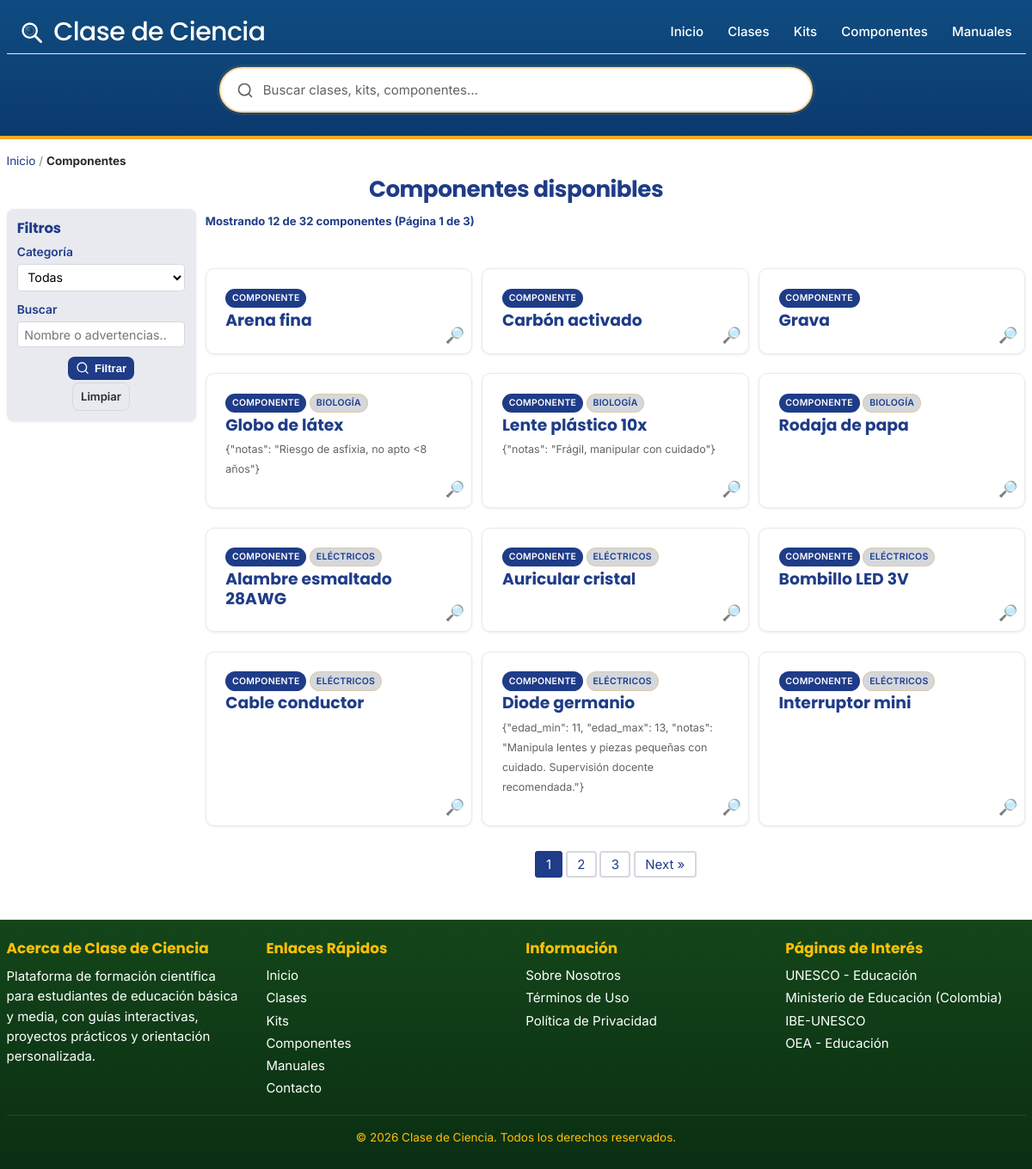
The app's page /componentes, older data.
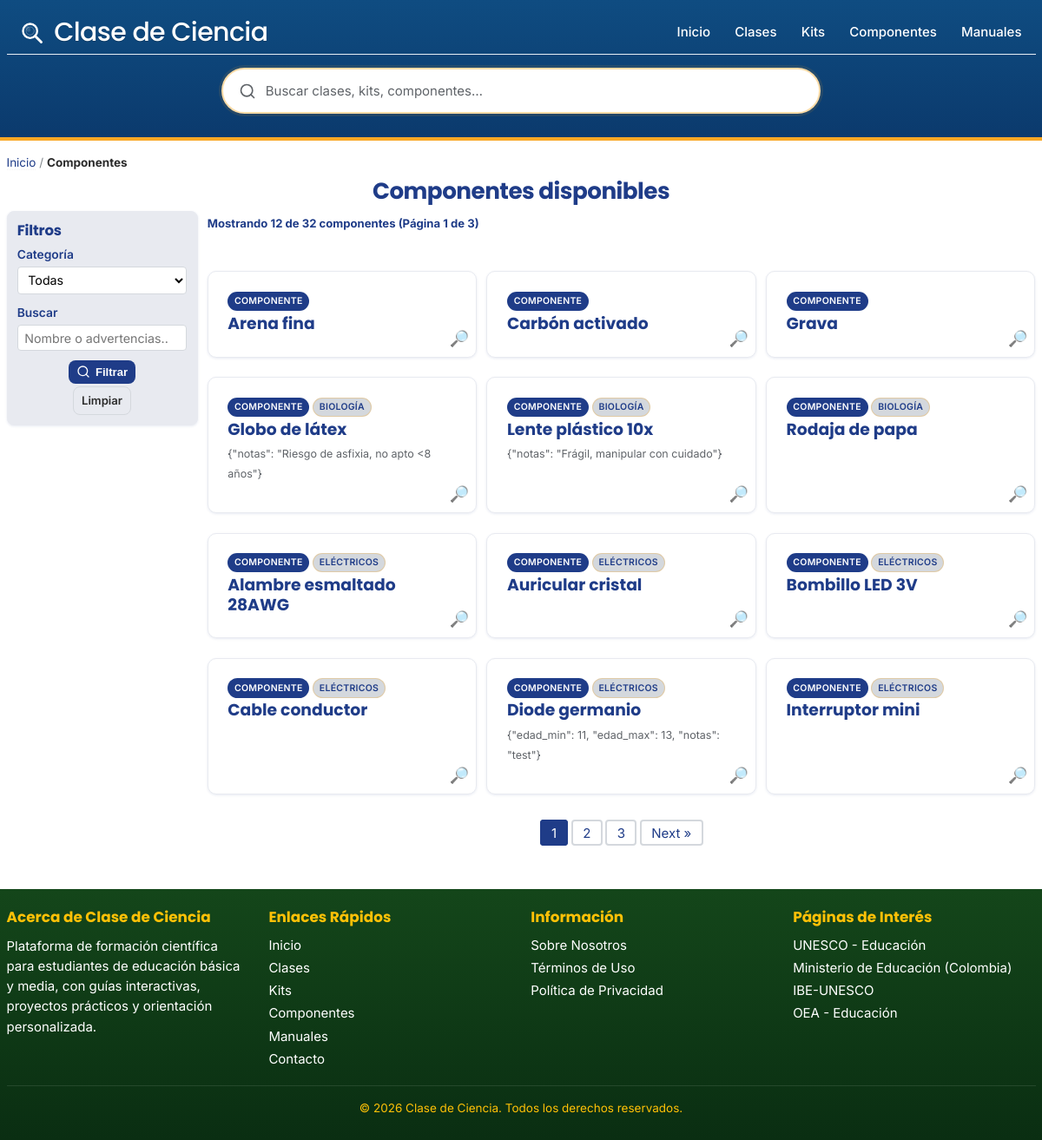
The same page, newer data.
### tables this page shows
CREATE TABLE `kit_items` (
  `id` int(11) NOT NULL,
  `nombre_comun` varchar(160) NOT NULL,
  `slug` varchar(191) DEFAULT NULL,
  `categoria_id` int(11) DEFAULT NULL,
  `advertencias_seguridad` longtext DEFAULT NULL CHECK (json_valid(`advertencias_seguridad`)),
  `descripcion_html` mediumtext DEFAULT NULL COMMENT 'Descripción en HTML del componente',
  `foto_url` varchar(255) DEFAULT NULL COMMENT 'URL de imagen representativa',
  `unidad` varchar(32) DEFAULT NULL,
  `sku` varchar(64) DEFAULT NULL
);

CREATE TABLE `categorias_items` (
  `id` int(11) NOT NULL,
  `nombre` varchar(120) NOT NULL,
  `slug` varchar(120) NOT NULL
);

### includes/functions.php (called while the page is built, shortened)
<?php
function h($string) {
    return htmlspecialchars((string)$string, ENT_QUOTES, 'UTF-8');
}
function get_current_page() {
    return isset($_GET['page']) ? max(1, intval($_GET['page'])) : 1;
}
function get_offset($page = null) {
    $page = $page ?? get_current_page();
    return ($page - 1) * POSTS_PER_PAGE;
}

### includes/materials-functions.php (called while the page is built, shortened)
<?php
function get_materials($pdo, $filters = [], $limit = null, $offset = 0) {
    $params = [];
    $where = ["1=1"];
    $joins = ["LEFT JOIN categorias_items cm ON m.categoria_id = cm.id"];
    $sql = "SELECT
                m.id,
                m.slug AS slug,
                m.nombre_comun AS common_name,
                NULL AS technical_name,
                m.advertencias_seguridad AS description,
                cm.nombre AS category_name,
                cm.slug AS category_slug,
                NULL AS category_icon
            FROM kit_items m
            " . implode(' ', $joins) . "
            WHERE " . implode(' AND ', $where) . "
            ORDER BY cm.nombre ASC, m.nombre_comun ASC";
    if ($limit !== null) {
        $sql .= " LIMIT ? OFFSET ?";
        $params[] = (int)$limit;
        $params[] = (int)$offset;
    }
    $stmt = $pdo->prepare($sql);
    $stmt->execute($params);
    return $stmt->fetchAll();
}

### componentes.php (the view, shortened to what the changed rows need)
<?php
require_once 'config.php';
require_once 'includes/functions.php';
require_once 'includes/materials-functions.php';
$category = trim($_GET['category'] ?? '');
$q = trim($_GET['q'] ?? '');
$current_page = get_current_page();
$offset = get_offset($current_page);
$filters = [];
$items = get_materials($pdo, $filters, POSTS_PER_PAGE, $offset);
include 'includes/header.php';
?>
<div class="container library-page">
    <h1><?= $q !== '' || $category !== '' ? 'Componentes filtrados' : 'Componentes disponibles' ?></h1>
    <div class="library-layout">
        <aside class="filters-sidebar">
            <h2>Filtros</h2>
        </aside>
        <div class="library-content">
            <?php if (empty($items)): ?>
            <div class="no-results">
                <p>No hay componentes con los criterios seleccionados.</p>
                <a href="/componentes" class="btn btn-secondary">Ver todos</a>
            </div>
            <?php else: ?>
            <div class="articles-grid">
                <?php foreach ($items as $it): ?>
                <article class="article-card" data-href="/<?= h($it['slug']) ?>">
                    <a class="card-link" href="/<?= h($it['slug']) ?>">
                        <div class="card-content">
                            <div class="card-meta">
                                <span class="section-badge">Componente</span>
                                <?php if (!empty($it['category_name'])): ?>
                                <span class="difficulty-badge" title="Categoría"><?= h($it['category_name']) ?></span>
                                <?php endif; ?>
                            </div>
                            <h3><?= h($it['common_name']) ?></h3>
                            <?php if (!empty($it['description'])): ?>
                            <p class="excerpt"><small><?= h($it['description']) ?></small></p>
                            <?php endif; ?>
                        </div>
                    </a>
                    <span class="card-magnify" aria-hidden="true">🔎</span>
                </article>
                <?php endforeach; ?>
            </div>
            <?php endif; ?>
        </div>
    </div>
</div>
<?php include 'includes/footer.php'; ?>

Row changes from the older to the newer data that the page shows:
changed kit_items "Diode germanio": advertencias_seguridad "{\"edad_min\": 11, \"edad_max\": 13, \"notas\": \"Manipula lentes y piezas pequeñas con cuidado. Supervisión docente recomendada.\"}" → "{\"edad_min\": 11, \"edad_max\": 13, \"notas\": \"test\"}"
